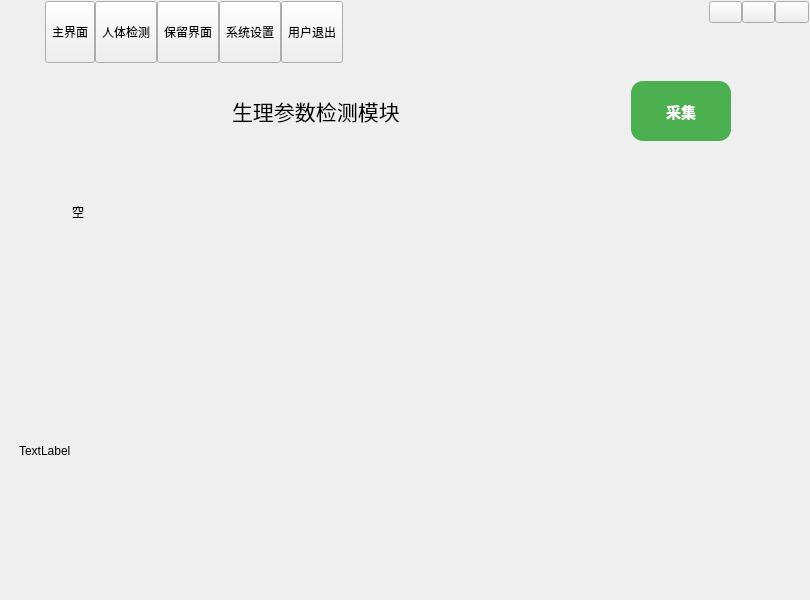
<?xml version="1.0" encoding="UTF-8"?>
<ui version="4.0">
 <class>frmMain</class>
 <widget class="QWidget" name="frmMain">
  <property name="geometry">
   <rect>
    <x>0</x>
    <y>0</y>
    <width>810</width>
    <height>600</height>
   </rect>
  </property>
  <property name="windowTitle">
   <string>Dialog</string>
  </property>
  <property name="sizeGripEnabled" stdset="0">
   <bool>false</bool>
  </property>
  <layout class="QVBoxLayout" name="verticalLayout">
   <property name="spacing">
    <number>0</number>
   </property>
   <property name="leftMargin">
    <number>1</number>
   </property>
   <property name="topMargin">
    <number>1</number>
   </property>
   <property name="rightMargin">
    <number>1</number>
   </property>
   <property name="bottomMargin">
    <number>1</number>
   </property>
   <item>
    <widget class="QWidget" name="widgetTitle" native="true">
     <property name="sizePolicy">
      <sizepolicy hsizetype="Preferred" vsizetype="Fixed">
       <horstretch>0</horstretch>
       <verstretch>0</verstretch>
      </sizepolicy>
     </property>
     <layout class="QHBoxLayout" name="horizontalLayout_2">
      <property name="spacing">
       <number>10</number>
      </property>
      <property name="leftMargin">
       <number>10</number>
      </property>
      <property name="topMargin">
       <number>0</number>
      </property>
      <property name="rightMargin">
       <number>0</number>
      </property>
      <property name="bottomMargin">
       <number>0</number>
      </property>
      <item>
       <widget class="QLabel" name="labIco">
        <property name="text">
         <string/>
        </property>
        <property name="alignment">
         <set>Qt::AlignCenter</set>
        </property>
       </widget>
      </item>
      <item>
       <widget class="QLabel" name="labTitle">
        <property name="styleSheet">
         <string notr="true"/>
        </property>
        <property name="text">
         <string/>
        </property>
        <property name="alignment">
         <set>Qt::AlignLeading|Qt::AlignLeft|Qt::AlignVCenter</set>
        </property>
       </widget>
      </item>
      <item>
       <widget class="QWidget" name="widgetTop" native="true">
        <layout class="QHBoxLayout" name="horizontalLayout_3">
         <property name="spacing">
          <number>0</number>
         </property>
         <property name="leftMargin">
          <number>0</number>
         </property>
         <property name="topMargin">
          <number>0</number>
         </property>
         <property name="rightMargin">
          <number>0</number>
         </property>
         <property name="bottomMargin">
          <number>0</number>
         </property>
         <item>
          <widget class="QToolButton" name="btnMain">
           <property name="sizePolicy">
            <sizepolicy hsizetype="Fixed" vsizetype="Expanding">
             <horstretch>0</horstretch>
             <verstretch>0</verstretch>
            </sizepolicy>
           </property>
           <property name="text">
            <string>主界面</string>
           </property>
           <property name="icon">
            <iconset resource="../other/main.qrc">
             <normaloff>:/image/main_help.png</normaloff>:/image/main_help.png</iconset>
           </property>
           <property name="toolButtonStyle">
            <enum>Qt::ToolButtonTextUnderIcon</enum>
           </property>
          </widget>
         </item>
         <item>
          <widget class="QToolButton" name="btnData">
           <property name="sizePolicy">
            <sizepolicy hsizetype="Fixed" vsizetype="Expanding">
             <horstretch>0</horstretch>
             <verstretch>0</verstretch>
            </sizepolicy>
           </property>
           <property name="text">
            <string>人体检测</string>
           </property>
           <property name="icon">
            <iconset resource="../other/main.qrc">
             <normaloff>:/image/main_person.png</normaloff>:/image/main_person.png</iconset>
           </property>
           <property name="checked">
            <bool>false</bool>
           </property>
           <property name="toolButtonStyle">
            <enum>Qt::ToolButtonTextUnderIcon</enum>
           </property>
          </widget>
         </item>
         <item>
          <widget class="QToolButton" name="btnHelp">
           <property name="sizePolicy">
            <sizepolicy hsizetype="Fixed" vsizetype="Expanding">
             <horstretch>0</horstretch>
             <verstretch>0</verstretch>
            </sizepolicy>
           </property>
           <property name="styleSheet">
            <string notr="true"/>
           </property>
           <property name="text">
            <string>保留界面</string>
           </property>
           <property name="icon">
            <iconset resource="../other/main.qrc">
             <normaloff>:/image/main_about.png</normaloff>:/image/main_about.png</iconset>
           </property>
           <property name="toolButtonStyle">
            <enum>Qt::ToolButtonTextUnderIcon</enum>
           </property>
          </widget>
         </item>
         <item>
          <widget class="QToolButton" name="btnConfig">
           <property name="sizePolicy">
            <sizepolicy hsizetype="Fixed" vsizetype="Expanding">
             <horstretch>0</horstretch>
             <verstretch>0</verstretch>
            </sizepolicy>
           </property>
           <property name="text">
            <string>系统设置</string>
           </property>
           <property name="icon">
            <iconset resource="../other/main.qrc">
             <normaloff>:/image/main_config.png</normaloff>:/image/main_config.png</iconset>
           </property>
           <property name="toolButtonStyle">
            <enum>Qt::ToolButtonTextUnderIcon</enum>
           </property>
          </widget>
         </item>
         <item>
          <widget class="QToolButton" name="btnExit">
           <property name="sizePolicy">
            <sizepolicy hsizetype="Fixed" vsizetype="Expanding">
             <horstretch>0</horstretch>
             <verstretch>0</verstretch>
            </sizepolicy>
           </property>
           <property name="styleSheet">
            <string notr="true"/>
           </property>
           <property name="text">
            <string>用户退出</string>
           </property>
           <property name="icon">
            <iconset resource="../other/main.qrc">
             <normaloff>:/image/main_exit.png</normaloff>:/image/main_exit.png</iconset>
           </property>
           <property name="toolButtonStyle">
            <enum>Qt::ToolButtonTextUnderIcon</enum>
           </property>
          </widget>
         </item>
        </layout>
       </widget>
      </item>
      <item>
       <spacer name="horizontalSpacer">
        <property name="orientation">
         <enum>Qt::Horizontal</enum>
        </property>
        <property name="sizeHint" stdset="0">
         <size>
          <width>40</width>
          <height>20</height>
         </size>
        </property>
       </spacer>
      </item>
      <item>
       <widget class="QWidget" name="widgetMenu" native="true">
        <property name="minimumSize">
         <size>
          <width>100</width>
          <height>0</height>
         </size>
        </property>
        <property name="maximumSize">
         <size>
          <width>100</width>
          <height>16777215</height>
         </size>
        </property>
        <layout class="QGridLayout" name="gridLayout_2">
         <property name="leftMargin">
          <number>0</number>
         </property>
         <property name="topMargin">
          <number>0</number>
         </property>
         <property name="rightMargin">
          <number>0</number>
         </property>
         <property name="bottomMargin">
          <number>0</number>
         </property>
         <property name="spacing">
          <number>0</number>
         </property>
         <item row="1" column="1" colspan="3">
          <spacer name="verticalSpacer">
           <property name="orientation">
            <enum>Qt::Vertical</enum>
           </property>
           <property name="sizeHint" stdset="0">
            <size>
             <width>20</width>
             <height>40</height>
            </size>
           </property>
          </spacer>
         </item>
         <item row="0" column="1">
          <widget class="QPushButton" name="btnMenu_Min">
           <property name="sizePolicy">
            <sizepolicy hsizetype="Minimum" vsizetype="Expanding">
             <horstretch>0</horstretch>
             <verstretch>0</verstretch>
            </sizepolicy>
           </property>
           <property name="cursor">
            <cursorShape>ArrowCursor</cursorShape>
           </property>
           <property name="focusPolicy">
            <enum>Qt::NoFocus</enum>
           </property>
           <property name="toolTip">
            <string>最小化</string>
           </property>
           <property name="text">
            <string/>
           </property>
          </widget>
         </item>
         <item row="0" column="3">
          <widget class="QPushButton" name="btnMenu_Close">
           <property name="sizePolicy">
            <sizepolicy hsizetype="Minimum" vsizetype="Expanding">
             <horstretch>0</horstretch>
             <verstretch>0</verstretch>
            </sizepolicy>
           </property>
           <property name="cursor">
            <cursorShape>ArrowCursor</cursorShape>
           </property>
           <property name="focusPolicy">
            <enum>Qt::NoFocus</enum>
           </property>
           <property name="toolTip">
            <string>关闭</string>
           </property>
           <property name="text">
            <string/>
           </property>
          </widget>
         </item>
         <item row="0" column="2">
          <widget class="QPushButton" name="btnMenu_Max">
           <property name="sizePolicy">
            <sizepolicy hsizetype="Minimum" vsizetype="Expanding">
             <horstretch>0</horstretch>
             <verstretch>0</verstretch>
            </sizepolicy>
           </property>
           <property name="focusPolicy">
            <enum>Qt::NoFocus</enum>
           </property>
           <property name="text">
            <string/>
           </property>
          </widget>
         </item>
        </layout>
       </widget>
      </item>
     </layout>
    </widget>
   </item>
   <item>
    <widget class="QStackedWidget" name="stackedWidget">
     <property name="styleSheet">
      <string notr="true"/>
     </property>
     <property name="currentIndex">
      <number>2</number>
     </property>
     <widget class="QWidget" name="page1">
      <layout class="QHBoxLayout" name="horizontalLayout">
       <property name="spacing">
        <number>0</number>
       </property>
       <property name="leftMargin">
        <number>0</number>
       </property>
       <property name="topMargin">
        <number>0</number>
       </property>
       <property name="rightMargin">
        <number>0</number>
       </property>
       <property name="bottomMargin">
        <number>0</number>
       </property>
       <item>
        <widget class="QWidget" name="widgetLeftMain" native="true">
         <property name="maximumSize">
          <size>
           <width>90</width>
           <height>16777215</height>
          </size>
         </property>
         <layout class="QVBoxLayout" name="verticalLayout_2">
          <property name="spacing">
           <number>0</number>
          </property>
          <property name="leftMargin">
           <number>0</number>
          </property>
          <property name="topMargin">
           <number>0</number>
          </property>
          <property name="rightMargin">
           <number>0</number>
          </property>
          <property name="bottomMargin">
           <number>0</number>
          </property>
          <item>
           <widget class="QToolButton" name="tbtnMain1">
            <property name="sizePolicy">
             <sizepolicy hsizetype="Expanding" vsizetype="Fixed">
              <horstretch>0</horstretch>
              <verstretch>0</verstretch>
             </sizepolicy>
            </property>
            <property name="text">
             <string>按键控制</string>
            </property>
           </widget>
          </item>
          <item>
           <widget class="QToolButton" name="tbtnMain2">
            <property name="sizePolicy">
             <sizepolicy hsizetype="Expanding" vsizetype="Fixed">
              <horstretch>0</horstretch>
              <verstretch>0</verstretch>
             </sizepolicy>
            </property>
            <property name="text">
             <string>摇杆控制</string>
            </property>
           </widget>
          </item>
          <item>
           <spacer name="verticalSpacer_2">
            <property name="orientation">
             <enum>Qt::Vertical</enum>
            </property>
            <property name="sizeHint" stdset="0">
             <size>
              <width>20</width>
              <height>471</height>
             </size>
            </property>
           </spacer>
          </item>
         </layout>
        </widget>
       </item>
       <item>
        <widget class="QStackedWidget" name="stackedWidget_main">
         <property name="currentIndex">
          <number>0</number>
         </property>
         <widget class="QWidget" name="page_ctl">
          <layout class="QVBoxLayout" name="verticalLayout_10">
           <item>
            <layout class="QVBoxLayout" name="verticalLayout_6">
             <item>
              <layout class="QHBoxLayout" name="horizontalLayout_5">
               <item>
                <spacer name="horizontalSpacer_3">
                 <property name="orientation">
                  <enum>Qt::Horizontal</enum>
                 </property>
                 <property name="sizeHint" stdset="0">
                  <size>
                   <width>40</width>
                   <height>20</height>
                  </size>
                 </property>
                </spacer>
               </item>
               <item>
                <widget class="QPushButton" name="BtnLeft">
                 <property name="minimumSize">
                  <size>
                   <width>100</width>
                   <height>85</height>
                  </size>
                 </property>
                 <property name="text">
                  <string>左转</string>
                 </property>
                 <property name="icon">
                  <iconset resource="../other/main.qrc">
                   <normaloff>:/image/right.png</normaloff>:/image/right.png</iconset>
                 </property>
                 <property name="iconSize">
                  <size>
                   <width>65</width>
                   <height>65</height>
                  </size>
                 </property>
                </widget>
               </item>
               <item>
                <spacer name="horizontalSpacer_2">
                 <property name="orientation">
                  <enum>Qt::Horizontal</enum>
                 </property>
                 <property name="sizeHint" stdset="0">
                  <size>
                   <width>40</width>
                   <height>20</height>
                  </size>
                 </property>
                </spacer>
               </item>
               <item>
                <layout class="QVBoxLayout" name="verticalLayout_7">
                 <item>
                  <widget class="QPushButton" name="BtnForward">
                   <property name="minimumSize">
                    <size>
                     <width>100</width>
                     <height>85</height>
                    </size>
                   </property>
                   <property name="maximumSize">
                    <size>
                     <width>160</width>
                     <height>100</height>
                    </size>
                   </property>
                   <property name="text">
                    <string>前进</string>
                   </property>
                   <property name="icon">
                    <iconset resource="../other/main.qrc">
                     <normaloff>:/image/forward.png</normaloff>:/image/forward.png</iconset>
                   </property>
                   <property name="iconSize">
                    <size>
                     <width>50</width>
                     <height>50</height>
                    </size>
                   </property>
                  </widget>
                 </item>
                 <item>
                  <spacer name="verticalSpacer_4">
                   <property name="orientation">
                    <enum>Qt::Vertical</enum>
                   </property>
                   <property name="sizeHint" stdset="0">
                    <size>
                     <width>20</width>
                     <height>40</height>
                    </size>
                   </property>
                  </spacer>
                 </item>
                 <item>
                  <widget class="QPushButton" name="BtnStop">
                   <property name="minimumSize">
                    <size>
                     <width>100</width>
                     <height>85</height>
                    </size>
                   </property>
                   <property name="text">
                    <string>停止</string>
                   </property>
                   <property name="icon">
                    <iconset resource="../other/main.qrc">
                     <normaloff>:/image/stop.png</normaloff>:/image/stop.png</iconset>
                   </property>
                   <property name="iconSize">
                    <size>
                     <width>50</width>
                     <height>50</height>
                    </size>
                   </property>
                  </widget>
                 </item>
                 <item>
                  <spacer name="verticalSpacer_5">
                   <property name="orientation">
                    <enum>Qt::Vertical</enum>
                   </property>
                   <property name="sizeHint" stdset="0">
                    <size>
                     <width>20</width>
                     <height>40</height>
                    </size>
                   </property>
                  </spacer>
                 </item>
                 <item>
                  <widget class="QPushButton" name="BtnBackward">
                   <property name="minimumSize">
                    <size>
                     <width>100</width>
                     <height>85</height>
                    </size>
                   </property>
                   <property name="text">
                    <string>后退</string>
                   </property>
                   <property name="icon">
                    <iconset resource="../other/main.qrc">
                     <normaloff>:/image/backward.png</normaloff>:/image/backward.png</iconset>
                   </property>
                   <property name="iconSize">
                    <size>
                     <width>50</width>
                     <height>50</height>
                    </size>
                   </property>
                  </widget>
                 </item>
                </layout>
               </item>
               <item>
                <spacer name="horizontalSpacer_4">
                 <property name="orientation">
                  <enum>Qt::Horizontal</enum>
                 </property>
                 <property name="sizeHint" stdset="0">
                  <size>
                   <width>40</width>
                   <height>20</height>
                  </size>
                 </property>
                </spacer>
               </item>
               <item>
                <widget class="QPushButton" name="BtnRight">
                 <property name="minimumSize">
                  <size>
                   <width>100</width>
                   <height>85</height>
                  </size>
                 </property>
                 <property name="text">
                  <string>右转</string>
                 </property>
                 <property name="icon">
                  <iconset resource="../other/main.qrc">
                   <normaloff>:/image/left.png</normaloff>:/image/left.png</iconset>
                 </property>
                 <property name="iconSize">
                  <size>
                   <width>50</width>
                   <height>50</height>
                  </size>
                 </property>
                </widget>
               </item>
               <item>
                <spacer name="horizontalSpacer_5">
                 <property name="orientation">
                  <enum>Qt::Horizontal</enum>
                 </property>
                 <property name="sizeHint" stdset="0">
                  <size>
                   <width>40</width>
                   <height>20</height>
                  </size>
                 </property>
                </spacer>
               </item>
              </layout>
             </item>
             <item>
              <spacer name="verticalSpacer_6">
               <property name="orientation">
                <enum>Qt::Vertical</enum>
               </property>
               <property name="sizeHint" stdset="0">
                <size>
                 <width>20</width>
                 <height>40</height>
                </size>
               </property>
              </spacer>
             </item>
             <item>
              <layout class="QHBoxLayout" name="horizontalLayout_6">
               <item>
                <widget class="QLabel" name="label">
                 <property name="minimumSize">
                  <size>
                   <width>80</width>
                   <height>30</height>
                  </size>
                 </property>
                 <property name="font">
                  <font>
                   <pointsize>16</pointsize>
                  </font>
                 </property>
                 <property name="text">
                  <string>线速度</string>
                 </property>
                 <property name="alignment">
                  <set>Qt::AlignCenter</set>
                 </property>
                </widget>
               </item>
               <item>
                <spacer name="horizontalSpacer_6">
                 <property name="orientation">
                  <enum>Qt::Horizontal</enum>
                 </property>
                 <property name="sizeHint" stdset="0">
                  <size>
                   <width>40</width>
                   <height>20</height>
                  </size>
                 </property>
                </spacer>
               </item>
               <item>
                <widget class="QSlider" name="LineSpeed">
                 <property name="minimumSize">
                  <size>
                   <width>520</width>
                   <height>30</height>
                  </size>
                 </property>
                 <property name="sizeIncrement">
                  <size>
                   <width>0</width>
                   <height>0</height>
                  </size>
                 </property>
                 <property name="maximum">
                  <number>20</number>
                 </property>
                 <property name="value">
                  <number>2</number>
                 </property>
                 <property name="orientation">
                  <enum>Qt::Horizontal</enum>
                 </property>
                </widget>
               </item>
              </layout>
             </item>
             <item>
              <spacer name="verticalSpacer_7">
               <property name="orientation">
                <enum>Qt::Vertical</enum>
               </property>
               <property name="sizeHint" stdset="0">
                <size>
                 <width>20</width>
                 <height>40</height>
                </size>
               </property>
              </spacer>
             </item>
             <item>
              <layout class="QHBoxLayout" name="horizontalLayout_7">
               <item>
                <widget class="QLabel" name="label_2">
                 <property name="minimumSize">
                  <size>
                   <width>80</width>
                   <height>30</height>
                  </size>
                 </property>
                 <property name="font">
                  <font>
                   <pointsize>16</pointsize>
                   <weight>50</weight>
                   <bold>false</bold>
                  </font>
                 </property>
                 <property name="text">
                  <string>角速度</string>
                 </property>
                 <property name="alignment">
                  <set>Qt::AlignCenter</set>
                 </property>
                </widget>
               </item>
               <item>
                <spacer name="horizontalSpacer_7">
                 <property name="orientation">
                  <enum>Qt::Horizontal</enum>
                 </property>
                 <property name="sizeHint" stdset="0">
                  <size>
                   <width>40</width>
                   <height>20</height>
                  </size>
                 </property>
                </spacer>
               </item>
               <item>
                <widget class="QSlider" name="AngulSpeed">
                 <property name="minimumSize">
                  <size>
                   <width>520</width>
                   <height>30</height>
                  </size>
                 </property>
                 <property name="maximum">
                  <number>100</number>
                 </property>
                 <property name="value">
                  <number>50</number>
                 </property>
                 <property name="orientation">
                  <enum>Qt::Horizontal</enum>
                 </property>
                </widget>
               </item>
              </layout>
             </item>
             <item>
              <spacer name="verticalSpacer_8">
               <property name="orientation">
                <enum>Qt::Vertical</enum>
               </property>
               <property name="sizeHint" stdset="0">
                <size>
                 <width>20</width>
                 <height>40</height>
                </size>
               </property>
              </spacer>
             </item>
            </layout>
           </item>
          </layout>
         </widget>
        </widget>
       </item>
      </layout>
     </widget>
     <widget class="QWidget" name="page2">
      <layout class="QHBoxLayout" name="horizontalLayout_4">
       <property name="spacing">
        <number>0</number>
       </property>
       <property name="leftMargin">
        <number>0</number>
       </property>
       <property name="topMargin">
        <number>0</number>
       </property>
       <property name="rightMargin">
        <number>0</number>
       </property>
       <property name="bottomMargin">
        <number>0</number>
       </property>
       <item>
        <widget class="QWidget" name="widgetLeftConfig" native="true">
         <property name="maximumSize">
          <size>
           <width>110</width>
           <height>16777215</height>
          </size>
         </property>
         <layout class="QVBoxLayout" name="verticalLayout_3">
          <property name="spacing">
           <number>0</number>
          </property>
          <property name="leftMargin">
           <number>0</number>
          </property>
          <property name="topMargin">
           <number>0</number>
          </property>
          <property name="rightMargin">
           <number>0</number>
          </property>
          <property name="bottomMargin">
           <number>0</number>
          </property>
          <item>
           <widget class="QToolButton" name="tbtnConfig1">
            <property name="sizePolicy">
             <sizepolicy hsizetype="Expanding" vsizetype="Fixed">
              <horstretch>0</horstretch>
              <verstretch>0</verstretch>
             </sizepolicy>
            </property>
            <property name="text">
             <string>基本设置</string>
            </property>
           </widget>
          </item>
          <item>
           <widget class="QToolButton" name="tbtnConfig2">
            <property name="sizePolicy">
             <sizepolicy hsizetype="Expanding" vsizetype="Fixed">
              <horstretch>0</horstretch>
              <verstretch>0</verstretch>
             </sizepolicy>
            </property>
            <property name="text">
             <string>转发设置</string>
            </property>
           </widget>
          </item>
          <item>
           <widget class="QToolButton" name="tbtnConfig3">
            <property name="sizePolicy">
             <sizepolicy hsizetype="Expanding" vsizetype="Fixed">
              <horstretch>0</horstretch>
              <verstretch>0</verstretch>
             </sizepolicy>
            </property>
            <property name="text">
             <string>用户设置</string>
            </property>
           </widget>
          </item>
          <item>
           <widget class="QToolButton" name="tbtnConfig4">
            <property name="sizePolicy">
             <sizepolicy hsizetype="Expanding" vsizetype="Fixed">
              <horstretch>0</horstretch>
              <verstretch>0</verstretch>
             </sizepolicy>
            </property>
            <property name="text">
             <string>防区设置</string>
            </property>
           </widget>
          </item>
          <item>
           <widget class="QToolButton" name="tbtnConfig5">
            <property name="sizePolicy">
             <sizepolicy hsizetype="Expanding" vsizetype="Fixed">
              <horstretch>0</horstretch>
              <verstretch>0</verstretch>
             </sizepolicy>
            </property>
            <property name="text">
             <string>设备设置</string>
            </property>
           </widget>
          </item>
          <item>
           <widget class="QToolButton" name="tbtnConfig6">
            <property name="sizePolicy">
             <sizepolicy hsizetype="Expanding" vsizetype="Fixed">
              <horstretch>0</horstretch>
              <verstretch>0</verstretch>
             </sizepolicy>
            </property>
            <property name="text">
             <string>其他设置</string>
            </property>
           </widget>
          </item>
          <item>
           <spacer name="verticalSpacer_3">
            <property name="orientation">
             <enum>Qt::Vertical</enum>
            </property>
            <property name="sizeHint" stdset="0">
             <size>
              <width>20</width>
              <height>417</height>
             </size>
            </property>
           </spacer>
          </item>
         </layout>
        </widget>
       </item>
       <item>
        <widget class="QLabel" name="lab2">
         <property name="sizePolicy">
          <sizepolicy hsizetype="Expanding" vsizetype="Expanding">
           <horstretch>0</horstretch>
           <verstretch>0</verstretch>
          </sizepolicy>
         </property>
         <property name="text">
          <string>系统设置</string>
         </property>
         <property name="alignment">
          <set>Qt::AlignCenter</set>
         </property>
        </widget>
       </item>
      </layout>
     </widget>
     <widget class="PageStateWidget" name="page3">
      <layout class="QVBoxLayout" name="verticalLayout_5">
       <item>
        <widget class="QWidget" name="widget" native="true">
         <layout class="QVBoxLayout" name="verticalLayout_8">
          <item>
           <layout class="QHBoxLayout" name="horizontalLayout_8">
            <item>
             <spacer name="horizontalSpacer_10">
              <property name="orientation">
               <enum>Qt::Horizontal</enum>
              </property>
              <property name="sizeHint" stdset="0">
               <size>
                <width>40</width>
                <height>20</height>
               </size>
              </property>
             </spacer>
            </item>
            <item>
             <widget class="QLabel" name="healthsystem">
              <property name="minimumSize">
               <size>
                <width>180</width>
                <height>35</height>
               </size>
              </property>
              <property name="maximumSize">
               <size>
                <width>180</width>
                <height>35</height>
               </size>
              </property>
              <property name="font">
               <font>
                <pointsize>16</pointsize>
               </font>
              </property>
              <property name="text">
               <string>生理参数检测模块</string>
              </property>
             </widget>
            </item>
            <item>
             <spacer name="horizontalSpacer_8">
              <property name="orientation">
               <enum>Qt::Horizontal</enum>
              </property>
              <property name="sizeType">
               <enum>QSizePolicy::Expanding</enum>
              </property>
              <property name="sizeHint" stdset="0">
               <size>
                <width>40</width>
                <height>20</height>
               </size>
              </property>
             </spacer>
            </item>
            <item>
             <widget class="QPushButton" name="BtnSwitchState">
              <property name="minimumSize">
               <size>
                <width>90</width>
                <height>60</height>
               </size>
              </property>
              <property name="maximumSize">
               <size>
                <width>90</width>
                <height>60</height>
               </size>
              </property>
              <property name="font">
               <font>
                <pointsize>11</pointsize>
                <weight>75</weight>
                <bold>true</bold>
               </font>
              </property>
              <property name="styleSheet">
               <string notr="true">QPushButton {
    border: none;
    border-radius: 12px;
    padding: 5px 15px;
    min-width: 70px;
    color: white;
    font-weight: bold;
}

QPushButton:checked {
    background-color: #f44336; 
}

QPushButton:!checked {
    background-color: #4caf50; 
}
</string>
              </property>
              <property name="text">
               <string>采集</string>
              </property>
              <property name="iconSize">
               <size>
                <width>25</width>
                <height>25</height>
               </size>
              </property>
              <property name="checkable">
               <bool>true</bool>
              </property>
             </widget>
            </item>
            <item>
             <spacer name="horizontalSpacer_11">
              <property name="orientation">
               <enum>Qt::Horizontal</enum>
              </property>
              <property name="sizeType">
               <enum>QSizePolicy::Fixed</enum>
              </property>
              <property name="sizeHint" stdset="0">
               <size>
                <width>60</width>
                <height>20</height>
               </size>
              </property>
             </spacer>
            </item>
           </layout>
          </item>
          <item>
           <layout class="QHBoxLayout" name="horizontalLayout_9">
            <item>
             <spacer name="horizontalSpacer_12">
              <property name="orientation">
               <enum>Qt::Horizontal</enum>
              </property>
              <property name="sizeHint" stdset="0">
               <size>
                <width>40</width>
                <height>20</height>
               </size>
              </property>
             </spacer>
            </item>
            <item>
             <widget class="QLabel" name="label_state">
              <property name="minimumSize">
               <size>
                <width>240</width>
                <height>130</height>
               </size>
              </property>
              <property name="maximumSize">
               <size>
                <width>240</width>
                <height>130</height>
               </size>
              </property>
              <property name="text">
               <string>空</string>
              </property>
             </widget>
            </item>
            <item>
             <spacer name="horizontalSpacer_9">
              <property name="orientation">
               <enum>Qt::Horizontal</enum>
              </property>
              <property name="sizeType">
               <enum>QSizePolicy::Expanding</enum>
              </property>
              <property name="sizeHint" stdset="0">
               <size>
                <width>40</width>
                <height>20</height>
               </size>
              </property>
             </spacer>
            </item>
            <item>
             <widget class="QWidget" name="acPaintWidget" native="true">
              <property name="minimumSize">
               <size>
                <width>420</width>
                <height>130</height>
               </size>
              </property>
              <property name="maximumSize">
               <size>
                <width>420</width>
                <height>130</height>
               </size>
              </property>
             </widget>
            </item>
           </layout>
          </item>
          <item>
           <spacer name="verticalSpacer_9">
            <property name="orientation">
             <enum>Qt::Vertical</enum>
            </property>
            <property name="sizeHint" stdset="0">
             <size>
              <width>20</width>
              <height>40</height>
             </size>
            </property>
           </spacer>
          </item>
          <item>
           <widget class="QLabel" name="label_healthMsg">
            <property name="minimumSize">
             <size>
              <width>0</width>
              <height>260</height>
             </size>
            </property>
            <property name="text">
             <string>TextLabel</string>
            </property>
           </widget>
          </item>
         </layout>
        </widget>
       </item>
      </layout>
     </widget>
     <widget class="QWidget" name="page4">
      <layout class="QVBoxLayout" name="verticalLayout_4">
       <item>
        <widget class="QLabel" name="lab4">
         <property name="text">
          <string>保留界面</string>
         </property>
         <property name="alignment">
          <set>Qt::AlignCenter</set>
         </property>
        </widget>
       </item>
      </layout>
     </widget>
    </widget>
   </item>
  </layout>
 </widget>
 <resources>
  <include location="../other/main.qrc"/>
 </resources>
 <customwidgets>
  <customwidget>
   <class>PageStateWidget</class>
   <extends>QWidget</extends>
   <header>../common/page_state_widget.h</header>
  </customwidget>
 </customwidgets>
 <connections/>
</ui>
